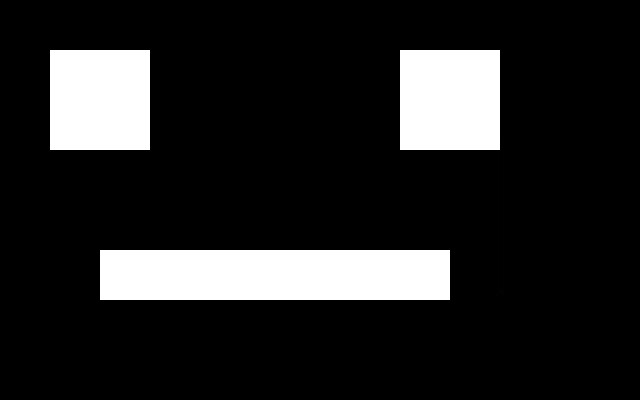
#> input picture OpenCV/test.jpg, 640 x 400 px
$ python EdgeDetection.py
#> lines starting #> are read from the running program, lines starting #| are printed output that depends on the picture; after the words box and inside, x2 and y2 are one past the last pixel; in counts of white or black regions, pixels touching at a corner belong together; long printed decimals are rounded
import sys
import cv2
import numpy as np
import cmath
from matplotlib import pyplot as plt

def perimeter(points):
	length = 0
	for element in points:
		for e in element:
			a = e[0]
			b = e[1]
			c = (a**2)+(b**2)
			c = c**0.5
			length = length + c
	return(length)

def main():
	try:
		image_filename = raw_input('Enter image filename: ')
#> the answer given: test.jpg
		data_out_filename = 'data_out.txt'
		data_in_filename = 'data_in.txt'
		out_file = open(data_out_filename,'a')

		img = cv2.imread(image_filename)
#> img is the input picture: shape (400, 640, 3); min 0, max 255, mean 37.3
		cv2.imshow('image',img)
		cv2.waitKey(0)

		img = cv2.cvtColor(img, cv2.COLOR_BGR2GRAY)
#> img: shape (400, 640)
		img = cv2.GaussianBlur(img, (5,5),0)
		img = cv2.Canny(img,40,80)
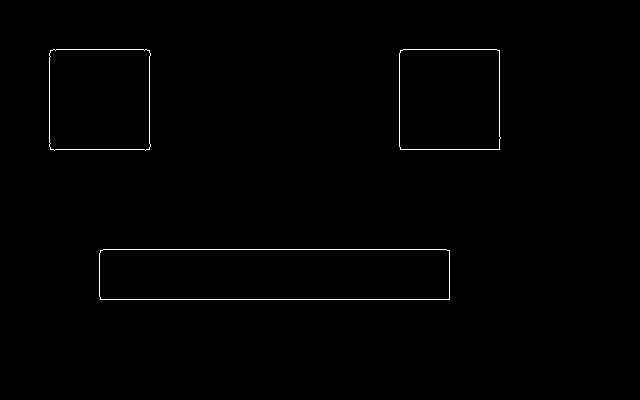
#> img: shape (400, 640); 0.62% white in thin lines or dots, all inside (x1, y1, x2, y2) = (49, 49, 501, 300)
		cv2.imshow('image',img)
		cv2.waitKey(0)

		contours, hierarchy = cv2.findContours(img,cv2.RETR_TREE,cv2.CHAIN_APPROX_NONE)
#> contours = 6 contours; box (x1, y1, x2, y2) and area: (99, 249, 450, 300) 17489, (99, 249, 450, 300) 17487, (49, 49, 151, 151) 9993, (399, 49, 501, 150) 9991, (49, 49, 151, 151) 9991, (399, 49, 501, 150) 9989

		for i in range(min(10,len(contours))):
			try:
				orig = cv2.imread(image_filename)
				contour = contours[i]
#> contour = contour of 796 points, box (x1, y1, x2, y2) (99, 249, 450, 300), area 17489
				cv2.drawContours(orig, contour, -1, (0,255,0), 3)
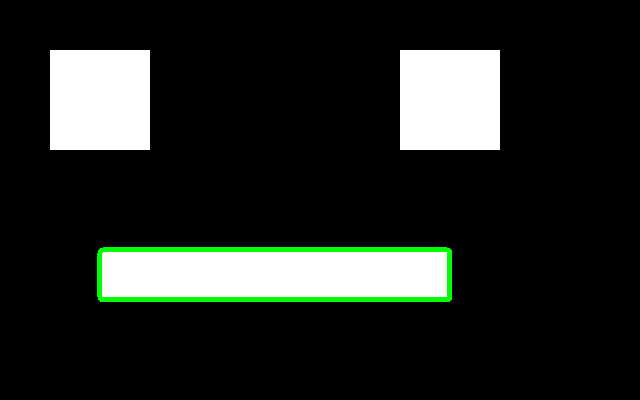
#> orig: shape (400, 640, 3); 1.55% of pixels changed, all inside (x1, y1, x2, y2) = (97, 247, 452, 302)
				cv2.imshow('contours-' + str(i),orig)
				cv2.waitKey(0)

				orig = cv2.imread(image_filename)
				convex_hull = cv2.convexHull(contours[i],returnPoints=True)
#> convex_hull = [[446, 249], [449, 250], [449, 299], [100, 299], [99, 296], [99, 253], [100, 250], [103, 249]]
				cv2.drawContours(orig, convex_hull, -1, (0,255,0), 3)
				cv2.imshow('convex hull-' + str(i),orig)

				cv_contour_perimeter = cv2.arcLength(contours[i],True)
#> cv_contour_perimeter = 797.7
				cv_contour_area = cv2.contourArea(contours[i])
#> cv_contour_area = 17489
				cv_ratio = cv_contour_area / cv_contour_perimeter
#> cv_ratio = 21.93
				convex_perimeter = perimeter(convex_hull)
#> the loop in perimeter, `for element in points:` made 8 passes
#> after the loop in perimeter, `for element in points:`: length = 3002
#> convex_perimeter = 3002
				contour_perimeter = perimeter(contours[i])
#> the loop in perimeter (call 2), `for element in points:` made 796 passes
#> element on passes 1 to 3: [[103, 249]], [[102, 250]], [[101, 250]]
#> contour_perimeter = 315826.5
				ratio = contour_perimeter / convex_perimeter
#> ratio = 105.2

				print ('cv ratio - ' + str(cv_ratio))
#| cv ratio - 21.925
				print ('ratio - ' + str(ratio))
#| ratio - 105.207
				query = raw_input('Contour shown(Y/N)? ')
#> the answer given: y
				if ( (query=='Y') or (query=='y') ):
#> (the run stopped early here; a loop or call above may not have finished)
